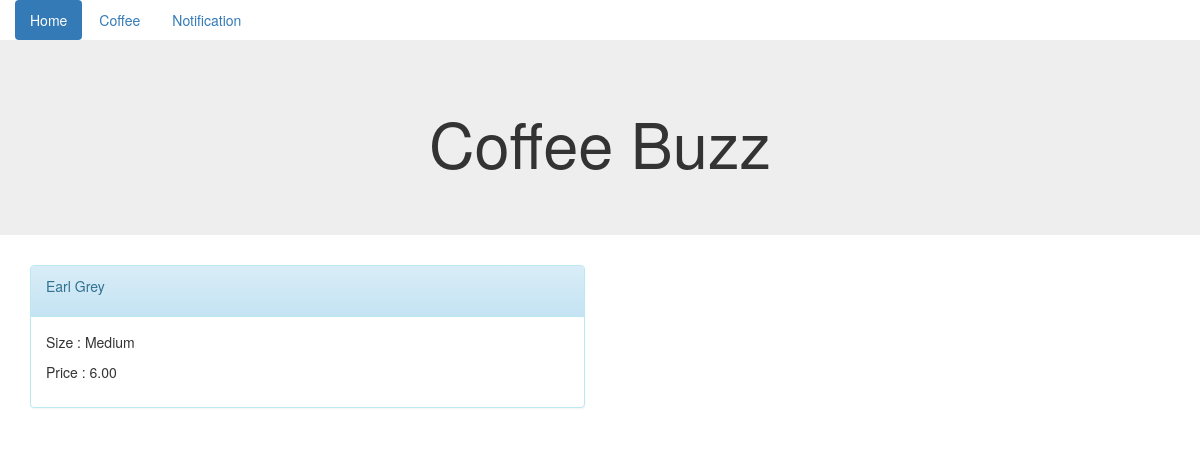
The app's page /coffee/products_display, older data.
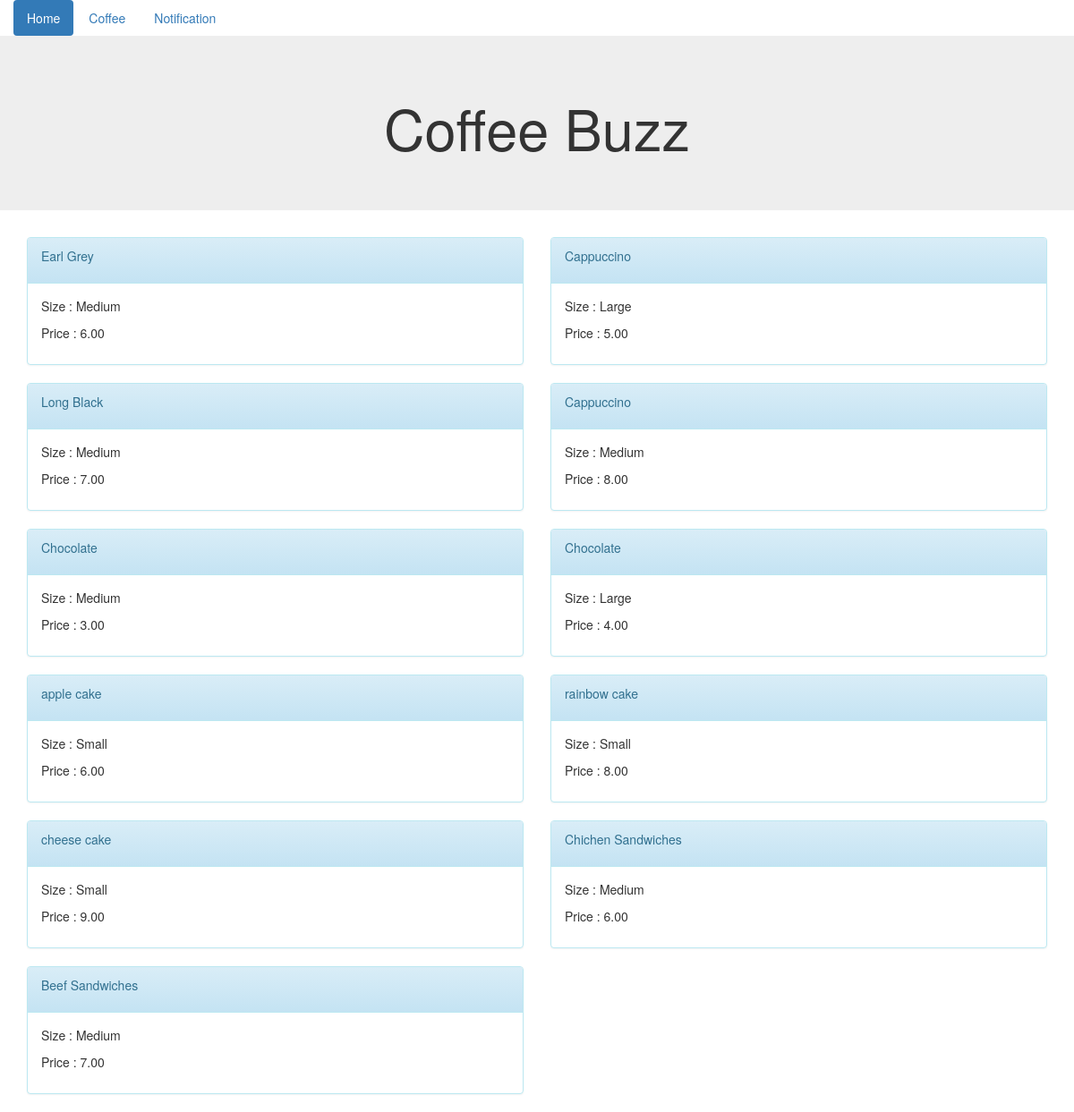
The same page, newer data.
### coffee/models.py (models this page shows, shortened)
class Product(models.Model):
    size_choice = (
        ("Small", "Small"),
        ("Medium", "Medium"),
        ("Large", "Large"))
    type = (
        ("Coffee", "Coffee"),
        ("Tea", "Tea"),
        ("Cake", "Cake"),
        ("Sandwiches", "Sandwiches")
    )
    product_id = models.AutoField(primary_key=True)
    product_name = models.CharField(max_length=255)
    product_price = models.DecimalField(max_digits=4, decimal_places=2)
    product_state = models.BooleanField(default=True)
    product_size = models.CharField(max_length=255,  choices=size_choice)
    product_type = models.CharField(max_length=255, choices=type, default="Coffee")
    product_quantity = models.IntegerField(default=0)

### coffee/views.py (the view)
# urls.py: path('products_display', coffee.views.products_display),
def products_display(request):
    all_products = Product.objects.all()
    return render(request, 'products_display.html',
                  {
                      'all_products': all_products
                  })

### coffee/templates/products_display.html (shortened to what this page needs)
<!DOCTYPE html>
<html lang="en">
<head>
<link rel="stylesheet" href="https://cdn.jsdelivr.net/npm/bootstrap@3.3.7/dist/css/bootstrap.min.css">
<link rel="stylesheet" href="https://cdn.jsdelivr.net/npm/bootstrap@3.3.7/dist/css/bootstrap-theme.min.css">
</head>
<body>
    <div class="container">
        <div class="row">
            <ul class="nav nav-pills">
              <li role="presentation" class="active"><a href="/coffee/index">Home</a></li>
              <li role="presentation"><a href="#">Coffee</a></li>
              <li role="presentation"><a href="#">Notification</a></li>
            </ul>
        </div>
    </div>
    <div class="jumbotron">
      <h1 style="text-align: center">Coffee Buzz</h1>
    </div>
    <div class="container">
        <div class="row">
            <div>
                {% for product in all_products %}
                    <div class="col-md-6">
                    <div class="panel panel-info">
                        <div class="panel-heading">
                            <p>{{ product.product_name }}</p>
                        </div>
                        <div class="panel-body">
                            <p>Size : {{ product.product_size }}</p>
                            <p>Price : {{ product.product_price }}</p>
                        </div>
                    </div>
                    </div>
                {% endfor %}
            </div>
        </div>
    </div>
</body>
</html>

Row changes from the older to the newer data that the page shows:
added Product: product_name "Cappuccino", product_size "Large", product_price "5.00"
added Product: product_name "Long Black", product_size "Medium", product_price "7.00"
added Product: product_name "Cappuccino", product_size "Medium", product_price "8.00"
added Product: product_name "Chocolate", product_size "Medium", product_price "3.00"
added Product: product_name "Chocolate", product_size "Large", product_price "4.00"
added Product: product_name "apple cake", product_size "Small", product_price "6.00"
added Product: product_name "rainbow cake", product_size "Small", product_price "8.00"
added Product: product_name "cheese cake", product_size "Small", product_price "9.00"
added Product: product_name "Chichen Sandwiches", product_size "Medium", product_price "6.00"
added Product: product_name "Beef Sandwiches", product_size "Medium", product_price "7.00"
